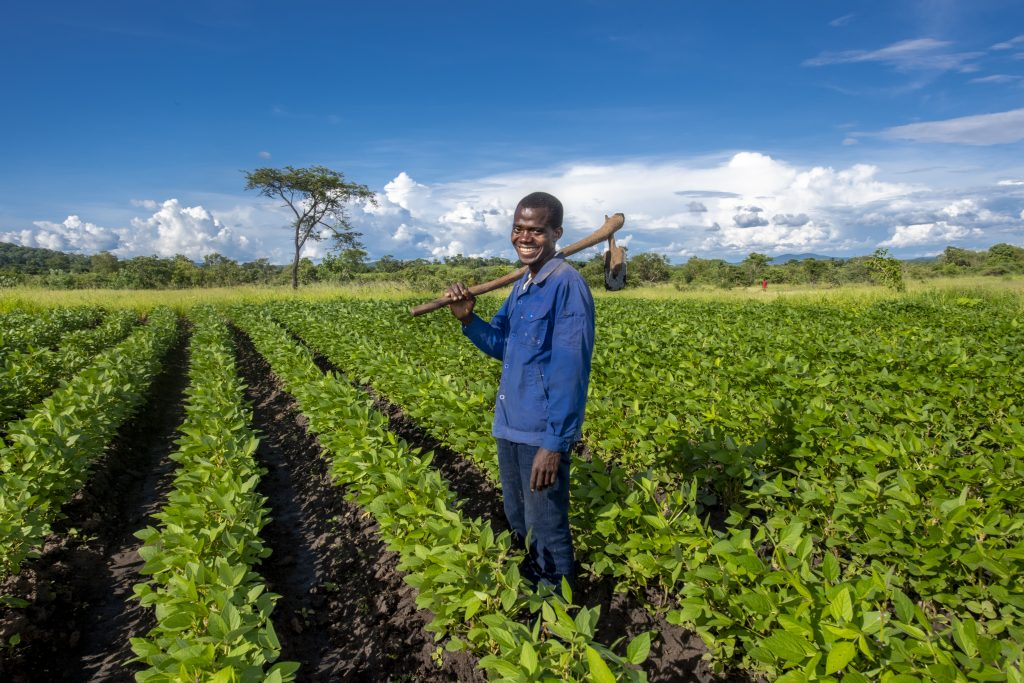
#> input picture dashboard/img/AWright_Zambia_00941-1024x683.jpg, 1024 x 683 px
$ python -i build_ppt.py   (imports and definitions only)
#> lines starting #> are read from the running program, lines starting #| are printed output that depends on the picture
"""
GNA Agri-Intelligence — PowerPoint builder (visual edition)
Z-order rule: background → photos → bars/cards → text → top_bar last
Run from project root:  python3 build_ppt.py
"""
import json, os, io
import numpy as np
import matplotlib
# [1 line not run here, left out]
import matplotlib.pyplot as plt
from PIL import Image, ImageDraw

from pptx import Presentation
from pptx.util import Inches, Pt
from pptx.dml.color import RGBColor
from pptx.enum.text import PP_ALIGN

# ── Brand ──────────────────────────────────────────────────────────────────────
C = dict(
    dark="#2d5016", green="#86AF49", lime="#c8e48a",
    light="#eef4e2", border="#dde8cc", white="#ffffff",
    bg="#f2f5ec", text="#1a1a1a", mid="#333333",
    grey="#888888", red="#f87171", amber="#fbbf24", blue="#60a5fa",
)

def rgb(h):
    h = h.lstrip("#")
    return RGBColor(int(h[0:2],16), int(h[2:4],16), int(h[4:6],16))

def mpl(h):
    h = h.lstrip("#")
    return tuple(int(h[i:i+2],16)/255 for i in (0,2,4))

# [1 line that did not run here, left out]
# [1 line that did not run here, left out]
# [1 line that did not run here, left out]

# ── Data ───────────────────────────────────────────────────────────────────────
# [2 lines not run here, left out]
# [1 line that did not run here, left out]
# [1 line that did not run here, left out]
# [1 line that did not run here, left out]

IMG = "dashboard/img"
P1 = f"{IMG}/AWright_Zambia_00941-1024x683.jpg"
P2 = f"{IMG}/0D4A7760-1024x683.jpg"
P3 = f"{IMG}/0D4A7934-1024x683.jpg"

# [49 lines left out: functions fmt, rect, txt, lbl, embed_image, embed_fig, not called in this run]

def load_photo(path, out_px, dark=0.0, crop=None):
#> called with out_px = (60, 60), dark = 0.1, crop = (280, 80, 680, 560)
    img = Image.open(path).convert("RGB")
#> img is the input picture: PIL image 1024x683 RGB; mean R, G, B 88.5, 113.2, 94.8
    if crop: img = img.crop(crop)
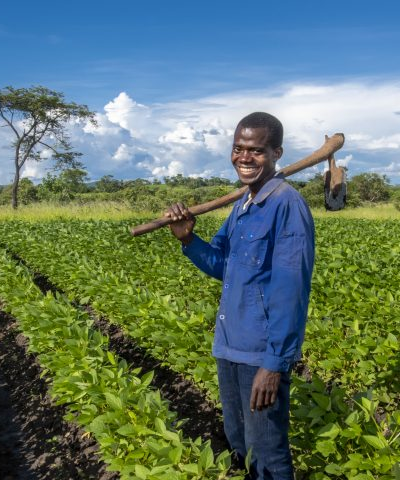
#> img: PIL image 400x480 RGB; mean R, G, B 96.1, 118.9, 105.2
    img = img.resize(out_px, Image.LANCZOS)
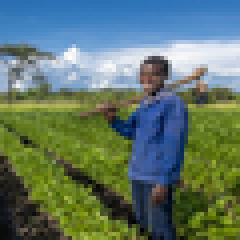
#> img: PIL image 60x60 RGB (shown 4 times larger); mean R, G, B 96.1, 118.9, 105.2
    if dark > 0:
        ov = Image.new("RGB", out_px, (int(10*dark), int(30*dark), int(5*dark)))
        img = Image.blend(img, ov, dark)
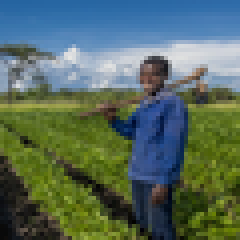
#> img: PIL image 60x60 RGB (shown 4 times larger); mean R, G, B 86.1, 106.9, 94.2
    return img

def px(inches): return int(inches / Inches(1) * 150)

# [31 lines left out: functions hbar, kpi, top_bar, not called in this run]

# ╔═══════════════════════════════════════════════════════════════════════════════
#  MATPLOTLIB CHARTS  (cleaner, more padding, bigger fonts)
# ╚═══════════════════════════════════════════════════════════════════════════════
BG = mpl(C["bg"])

# [109 lines left out: functions ax_style, chart_zone_risk, chart_inputs_big, chart_rainfall_big, chart_risk_trend, chart_funnel, not called in this run]

# ╔═══════════════════════════════════════════════════════════════════════════════
#  BUILD
# ╚═══════════════════════════════════════════════════════════════════════════════
# [1 line that did not run here, left out]
# [1 line that did not run here, left out]
# [1 line that did not run here, left out]
# [1 line that did not run here, left out]

# ══════════════════════════════════════════════════════════════════════════════
# S1  TITLE  — full-bleed composite (unchanged — already very visual)
# ══════════════════════════════════════════════════════════════════════════════
# [1 line that did not run here, left out]

# [1 line that did not run here, left out]
# [1 line that did not run here, left out]
# [2 lines that did not run here, left out]
# [1 line not run here, left out]
fade_w = 200
# [27 lines not run here, left out]

# [3 lines that did not run here, left out]
# [1 line that did not run here, left out]
# [11 lines not run here, left out]

# ══════════════════════════════════════════════════════════════════════════════
# S2  SEASON AT A GLANCE  — PIL composite bg (photo right) + KPI cards left
# ══════════════════════════════════════════════════════════════════════════════
# [1 line that did not run here, left out]

# Bake slide bg as PIL composite so photo is guaranteed visible
# [1 line that did not run here, left out]
# [1 line that did not run here, left out]
# Right 43% = farmer photo
# [1 line that did not run here, left out]
# [1 line that did not run here, left out]
# [1 line that did not run here, left out]
# [1 line not run here, left out]
# Gradient fade at the join (150px)
FW2 = 150
# [8 lines not run here, left out]

# 4 tall KPI cards on top of the baked bg
# [1 line that did not run here, left out]
# [1 line that did not run here, left out]
# [1 line that did not run here, left out]
# [1 line that did not run here, left out]

# [6 lines that did not run here, left out]
# [11 lines not run here, left out]

# ══════════════════════════════════════════════════════════════════════════════
# S3  ZONE RISK  — 5 visual zone cards (top) + bar chart (bottom)
# ══════════════════════════════════════════════════════════════════════════════
# [1 line that did not run here, left out]
# [1 line not run here, left out]

ZN = {"I":"Gwembe & Luangwa","IIa":"Central Plateau","IIb":"Southern Plateau",
      "III":"Northern Province","IV":"Western Barotse"}

# Zone cards — top half
# [1 line that did not run here, left out]
# [1 line that did not run here, left out]
# [1 line that did not run here, left out]

# [42 lines not run here, left out]

# Bar chart — bottom
# [1 line that did not run here, left out]
# [5 lines not run here, left out]

# ══════════════════════════════════════════════════════════════════════════════
# S4  INPUT EFFECTIVENESS  — 4 big input cards + full-width chart
# ══════════════════════════════════════════════════════════════════════════════
# [1 line that did not run here, left out]
# [1 line not run here, left out]

# [1 line that did not run here, left out]
# [1 line that did not run here, left out]
# [1 line that did not run here, left out]
INPUT_META = {
    "inoculant":  ("Inoculant",  C["green"]),
    "fertilizer": ("Fertilizer", C["blue"]),
    "fungicide":  ("Fungicide",  C["amber"]),
    "seed_guard": ("Seed Guard", "#a78bfa"),
}
# [22 lines not run here, left out]

# Full-width chart below
# [1 line that did not run here, left out]
# [5 lines not run here, left out]

# ══════════════════════════════════════════════════════════════════════════════
# S5  RAINFALL  — 5 big zone cards + full-width chart
# ══════════════════════════════════════════════════════════════════════════════
# [1 line that did not run here, left out]
# [1 line not run here, left out]

# [1 line that did not run here, left out]
# [1 line that did not run here, left out]
# [1 line that did not run here, left out]

# [26 lines not run here, left out]

# Full-width chart below
# [1 line that did not run here, left out]
# [6 lines not run here, left out]

# ══════════════════════════════════════════════════════════════════════════════
# S6  FARMER SEGMENTS & FINANCIAL  — visual tiers + financial KPIs + charts
# ══════════════════════════════════════════════════════════════════════════════
# [1 line that did not run here, left out]
# [1 line not run here, left out]

# [1 line that did not run here, left out]
# [1 line that did not run here, left out]
# [1 line that did not run here, left out]
# [1 line that did not run here, left out]
# [1 line that did not run here, left out]

# LEFT: Farmer tier cards (visual, no description text)
# [1 line not run here, left out]
TIER_META = {
    "Elite":   (C["green"], C["light"]),
    "Core":    (C["blue"],  "#eff6ff"),
    "Growth":  ("#a78bfa",  "#f5f3ff"),
    "At-Risk": (C["red"],   "#fef2f2"),
}
# [1 line that did not run here, left out]
# [1 line that did not run here, left out]
# [28 lines not run here, left out]
# [5 lines that did not run here, left out]
# [1 line that did not run here, left out]
# [1 line that did not run here, left out]
# [8 lines not run here, left out]

# [1 line that did not run here, left out]
# [4 lines not run here, left out]

# ══════════════════════════════════════════════════════════════════════════════
# S7  PRIORITY ACTIONS  — headline + impact, minimal text
# ══════════════════════════════════════════════════════════════════════════════
# [1 line that did not run here, left out]
# [1 line not run here, left out]

URGENCY = {
    "critical": (C["red"],   "CRITICAL"),
    "high":     (C["amber"], "HIGH"),
    "medium":   (C["blue"],  "MEDIUM"),
}
# [1 line that did not run here, left out]
# [1 line that did not run here, left out]

# [42 lines not run here, left out]

# ══════════════════════════════════════════════════════════════════════════════
# S8  WHATSAPP ADVISOR  — PIL composite bg (farmer photo left strip) + phone
# ══════════════════════════════════════════════════════════════════════════════
# [1 line that did not run here, left out]

# Bake bg: full photo with strong dark overlay so text is legible
# [1 line that did not run here, left out]
# [1 line that did not run here, left out]
# Left 55%: slightly darker for content area
# [1 line that did not run here, left out]
# [6 lines not run here, left out]

# [1 line that did not run here, left out]
# [1 line that did not run here, left out]
# [1 line that did not run here, left out]
# [1 line that did not run here, left out]

# LEFT: How it works — big numbered circles, headline only (white text on dark photo bg)
# [1 line not run here, left out]
steps8 = [
    ("1", C["green"],  "Farmer sends a WhatsApp message"),
    ("2", C["blue"],   "AI reads live risk profile"),
    ("3", C["amber"],  "Claude generates personalised reply"),
    ("4", C["red"],    "Field agent alerted if high-risk"),
]
# [1 line that did not run here, left out]
# [8 lines not run here, left out]

# Engagement KPIs — dark cards so numbers pop against photo bg
# [1 line that did not run here, left out]
# [1 line not run here, left out]
# [1 line that did not run here, left out]
# [16 lines not run here, left out]
# [1 line that did not run here, left out]
# [2 lines not run here, left out]
avatar = load_photo(P1, (60, 60), dark=0.1, crop=(280,80,680,560))
# [8 lines not run here, left out]

msgs8 = [
    ("in",  "My soybean leaves are turning yellow. What should I do?"),
    ("out", "Hi Agnes! 🌱 Yellow leaves = nitrogen deficiency.\n"
            "1️⃣ Apply inoculant today\n"
            "2️⃣ Add top-dress if available\nReply 1 or 2 ✅"),
    ("in",  "I have inoculant at home but haven't applied it"),
    ("out", "Apply today — dissolve in water, drench roots.\n"
            "Agent Joseph will call tomorrow to confirm. ✅"),
]
# [1 line that did not run here, left out]
# [14 lines not run here, left out]

# ══════════════════════════════════════════════════════════════════════════════
# S9  CLOSING — full-bleed photo
# ══════════════════════════════════════════════════════════════════════════════
# [1 line that did not run here, left out]

# [1 line that did not run here, left out]
# [1 line that did not run here, left out]
# [1 line that did not run here, left out]
# [27 lines not run here, left out]

# ── Save ───────────────────────────────────────────────────────────────────────
out = "dashboard/GNA_AgriIntelligence_Season2025-26.pptx"
# [2 lines not run here, left out]

>>> result = load_photo('dashboard/img/0D4A7934-1024x683.jpg', 'out.png')
#> call 2 of load_photo, with path = 'dashboard/img/0D4A7934-1024x683.jpg', out_px = 'out.png', dark = 0
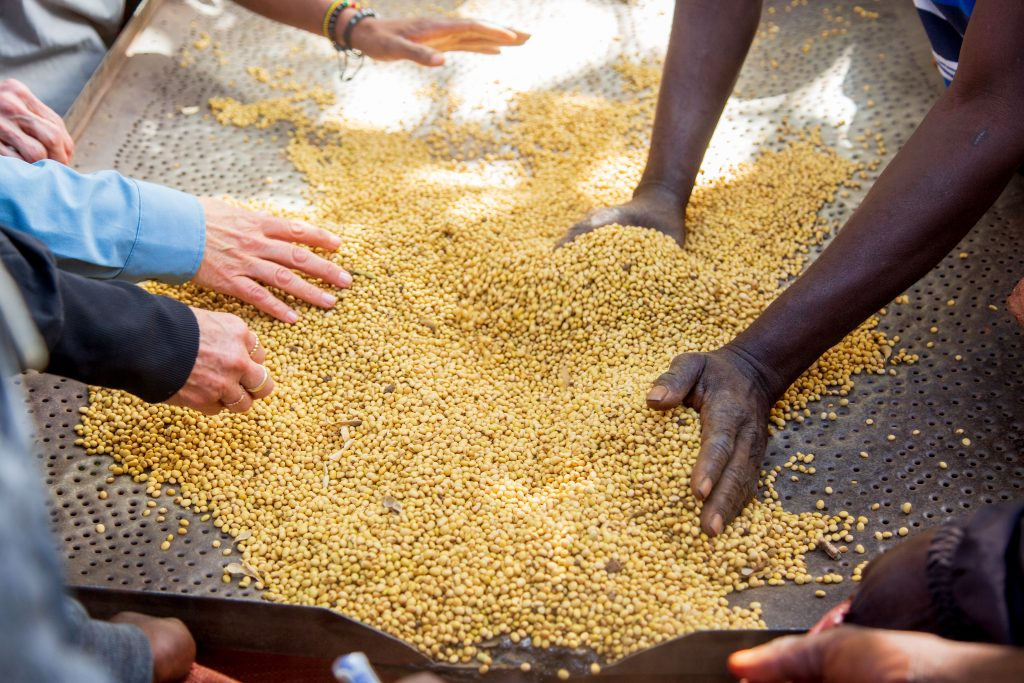
#> input picture dashboard/img/0D4A7934-1024x683.jpg, 1024 x 683 px
#> in load_photo, img is the input picture: PIL image 1024x683 RGB; mean R, G, B 154, 130, 101
#> (the run stopped early here; a loop or call above may not have finished)
